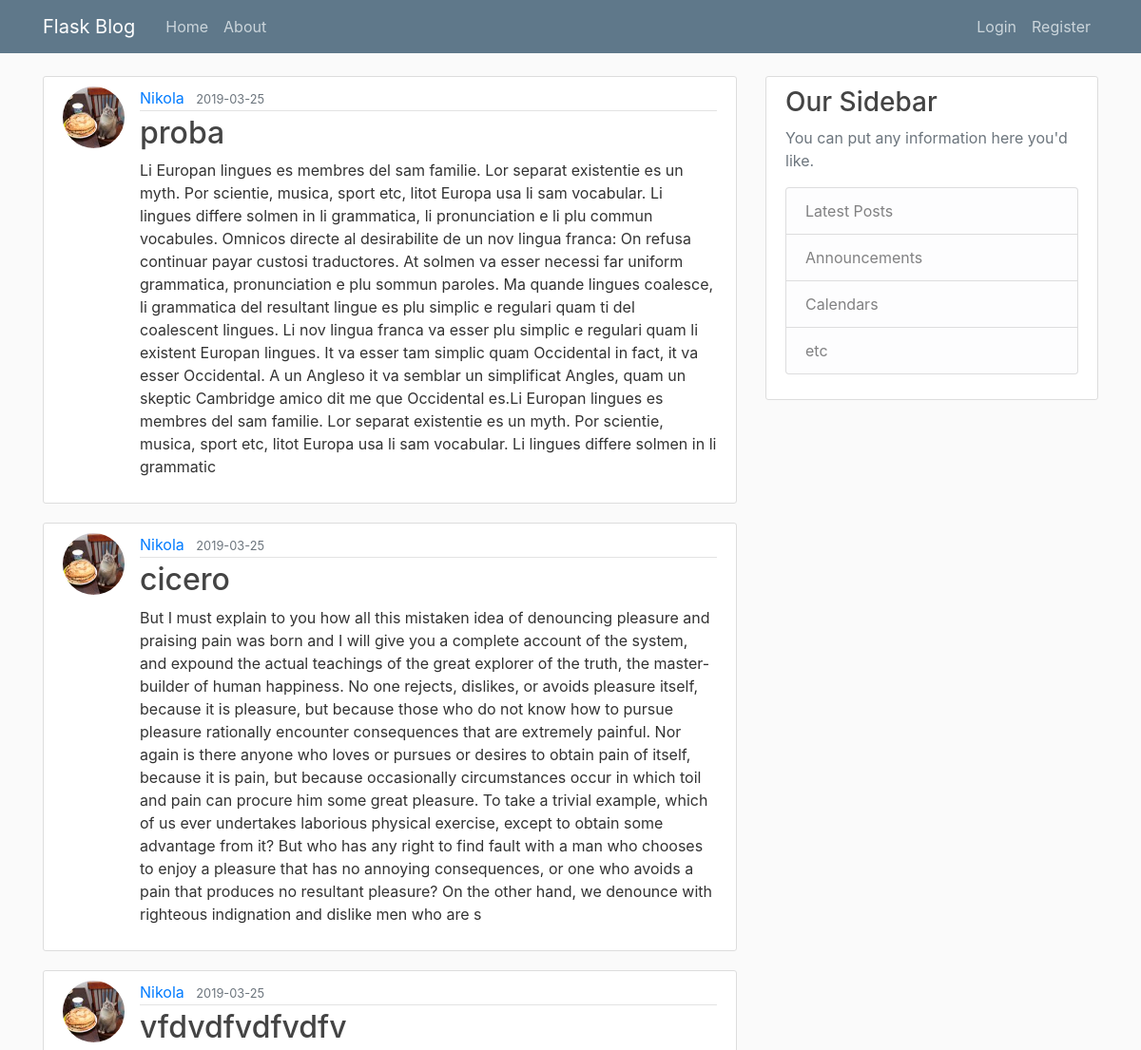
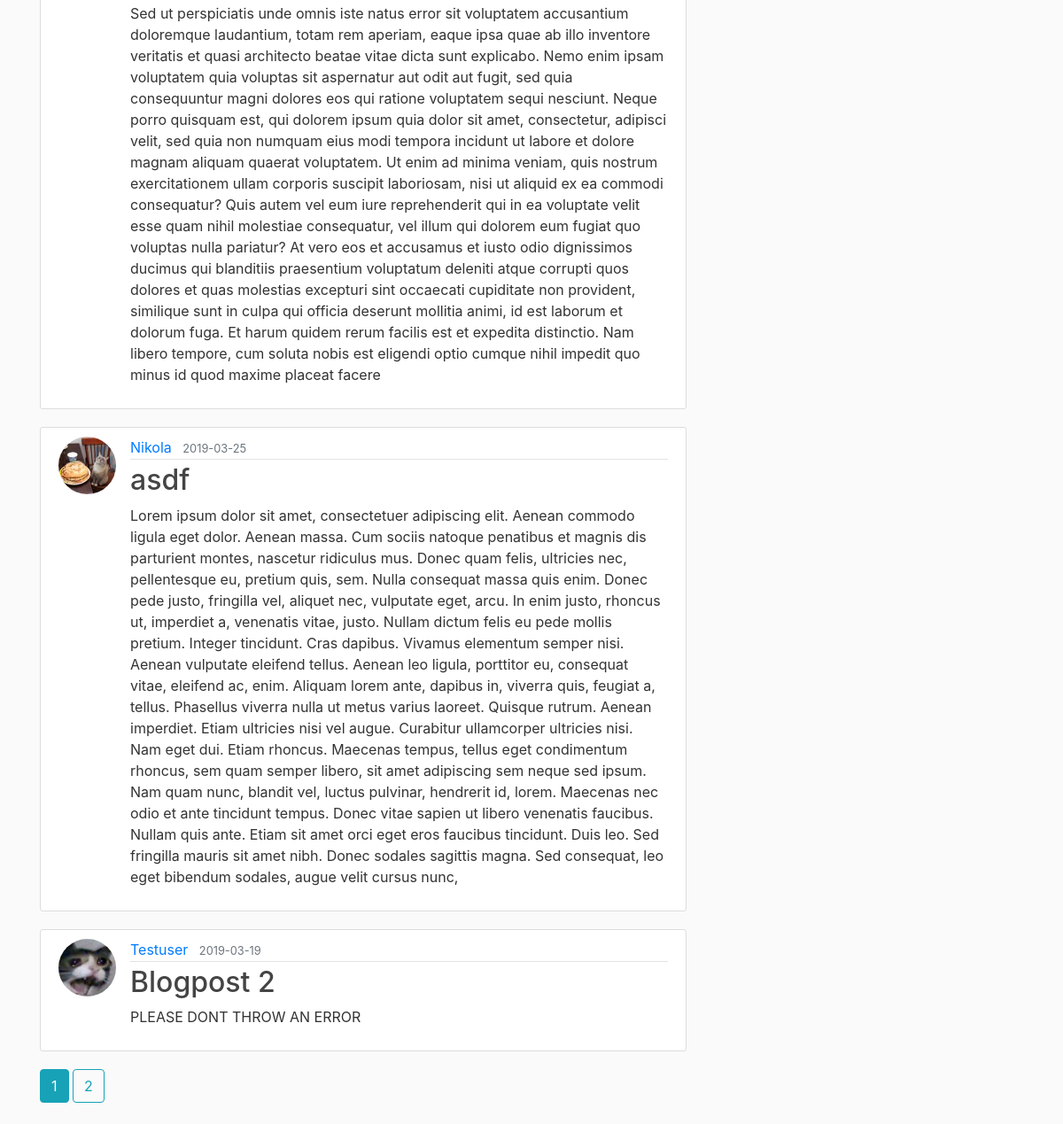
The page /home on the database its author committed (2 pictures, top to bottom).
### flaskblog/models.py (models this page shows, shortened)
class Post(db.Model):
    id = db.Column(db.Integer, primary_key=True)
    title = db.Column(db.String(100), nullable=False)
    date_posted = db.Column(db.DateTime, nullable=False, default=datetime.utcnow)
    content = db.Column(db.Text, nullable=False)
    user_id = db.Column(db.Integer, db.ForeignKey('user.id'), nullable=False)

class User(db.Model, UserMixin):
    id = db.Column(db.Integer, primary_key=True)
    username = db.Column(db.String(20), unique=True, nullable=False)
    email = db.Column(db.String(120), unique=True, nullable=False)
    image_file = db.Column(db.String(20), nullable=False, default='default.jpg')
    password = db.Column(db.String(60), nullable=False)
    posts = db.relationship('Post', backref='author', lazy=True)

### flaskblog/routes.py (the view)
@app.route("/")
@app.route("/home")
def home():
    page = request.args.get('page', 1, type=int)
    posts= Post.query.order_by(Post.date_posted.desc()).paginate(page=page, per_page=5)
    return render_template('home.html', posts=posts)

### flaskblog/Templates/home.html
{% extends "layout.html" %}
{% block content %}
    {% for post in posts.items %}
        <article class="media content-section">
          <img class="rounded-circle article-img" src="{{ url_for('static', filename='profile_pics/' + post.author.image_file) }}">
          <div class="media-body">
            <div class="article-metadata">
              <a class="mr-2" href="{{ url_for('user_posts', username=post.author.username) }}">{{ post.author.username }}</a>
              <small class="text-muted">{{ post.date_posted.strftime('%Y-%m-%d') }}</small>
            </div>
            <h2><a class="article-title" href="{{ url_for('post', post_id=post.id) }}">{{ post.title }}</a></h2>
            <p class="article-content">{{ post.content }}</p>
          </div>
        </article>
    {% endfor %}
    {% for page_num in posts.iter_pages(left_edge=1, right_edge=1, left_current=1, right_current=2) %}
      {% if page_num %}
        {% if posts.page == page_num %}
          <a class="btn btn-info mb-4" href="{{ url_for('home', page=page_num) }}">{{ page_num }}</a>
        {% else %}
          <a class="btn btn-outline-info mb-4" href="{{ url_for('home', page=page_num) }}">{{ page_num }}</a>
        {% endif %}
      {% else %}
        ...
      {% endif %}
    {% endfor %}
{% endblock content %}

### flaskblog/Templates/layout.html (shortened to what this page needs)
<!DOCTYPE html>
<html>
<head>
     <link rel="stylesheet" href="https://stackpath.bootstrapcdn.com/bootstrap/4.3.1/css/bootstrap.min.css">
     <link rel="stylesheet" type="text/css" href="{{url_for('static', filename='main.css')}}">
</head>
<body>
        <header class="site-header">
                <nav class="navbar navbar-expand-md navbar-dark bg-steel fixed-top">
                  <div class="container">
                    <a class="navbar-brand mr-4" href="/">Flask Blog</a>
                    <div class="collapse navbar-collapse" id="navbarToggle">
                      <div class="navbar-nav mr-auto">
                        <a class="nav-item nav-link" href="{{url_for('home')}}">Home</a>
                        <a class="nav-item nav-link" href="{{url_for('about')}}">About</a>
                      </div>
                      <div class="navbar-nav">
                      {%if current_user.is_authenticated%}
                        <a class="nav-item nav-link" href="{{url_for('new_post')}}">New Post</a>
                        <a class="nav-item nav-link" href="{{url_for('account')}}">Account</a>
                        <a class="nav-item nav-link" href="{{url_for('logout')}}">Logout</a>
                      {%else%}
                        <a class="nav-item nav-link" href="{{url_for('login')}}">Login</a>
                        <a class="nav-item nav-link" href="{{url_for('register')}}">Register</a>
                      {%endif%}
                      </div>
                    </div>
                  </div>
                </nav>
              </header>
    <main role="main" class="container">
  <div class="row">
    <div class="col-md-8">
      {% block content %}{% endblock %}
    </div>
    <div class="col-md-4">
      <div class="content-section">
        <h3>Our Sidebar</h3>
        <p class='text-muted'>You can put any information here you'd like.
          <ul class="list-group">
            <li class="list-group-item list-group-item-light">Latest Posts</li>
            <li class="list-group-item list-group-item-light">Announcements</li>
            <li class="list-group-item list-group-item-light">Calendars</li>
            <li class="list-group-item list-group-item-light">etc</li>
          </ul>
        </p>
      </div>
    </div>
  </div>
</body>
</html>

### flaskblog/static/main.css (style rules this page uses)
body { background: #fafafa; color: #333333; margin-top: 5rem; }
h1, h2, h3, h4, h5, h6 { color: #444444; }
.bg-steel { background-color: #5f788a; }
.site-header .navbar-nav .nav-link { color: #cbd5db; }
.content-section { background: #ffffff; padding: 10px 20px; border: 1px solid #dddddd; border-radius: 3px; margin-bottom: 20px; }
.article-title { color: #444444; }
.article-content { white-space: pre-line; }
.article-img { height: 65px; width: 65px; margin-right: 16px; }
.article-metadata { padding-bottom: 1px; margin-bottom: 4px; border-bottom: 1px solid #e3e3e3 }

### rows shown on the page
Post: image_file (picture), author.username "Nikola", date_posted "2019-03-25", title "proba", content "Li Europan lingues es membres del sam familie. Lor separat existentie es un myth. Por scientie, musica, sport etc, litot Europa usa li sam vocabular. Li lingues differe solmen in li grammatica, li pronunciation e li plu commun vocabules. Omnicos directe al desirabilite de un nov lingua franca: On refusa continuar payar custosi traductores. At solmen va esser necessi far uniform grammatica, pronunciation e plu sommun paroles. Ma quande lingues coalesce, li grammatica del resultant lingue es plu simplic e regulari quam ti del coalescent lingues. Li nov lingua franca va esser plu simplic e regulari quam li existent Europan lingues. It va esser tam simplic quam Occidental in fact, it va esser…"
Post: image_file (picture), author.username "Nikola", date_posted "2019-03-25", title "cicero", content "But I must explain to you how all this mistaken idea of denouncing pleasure and praising pain was born and I will give you a complete account of the system, and expound the actual teachings of the great explorer of the truth, the master-builder of human happiness. No one rejects, dislikes, or avoids pleasure itself, because it is pleasure, but because those who do not know how to pursue pleasure rationally encounter consequences that are extremely painful. Nor again is there anyone who loves or pursues or desires to obtain pain of itself, because it is pain, but because occasionally circumstances occur in which toil and pain can procure him some great pleasure. To take a trivial example,…"
Post: image_file (picture), author.username "Nikola", date_posted "2019-03-25", title "vfdvdfvdfvdfv", content "Sed ut perspiciatis unde omnis iste natus error sit voluptatem accusantium doloremque laudantium, totam rem aperiam, eaque ipsa quae ab illo inventore veritatis et quasi architecto beatae vitae dicta sunt explicabo. Nemo enim ipsam voluptatem quia voluptas sit aspernatur aut odit aut fugit, sed quia consequuntur magni dolores eos qui ratione voluptatem sequi nesciunt. Neque porro quisquam est, qui dolorem ipsum quia dolor sit amet, consectetur, adipisci velit, sed quia non numquam eius modi tempora incidunt ut labore et dolore magnam aliquam quaerat voluptatem. Ut enim ad minima veniam, quis nostrum exercitationem ullam corporis suscipit laboriosam, nisi ut aliquid ex ea commodi…"
Post: image_file (picture), author.username "Nikola", date_posted "2019-03-25", title "asdf", content "Lorem ipsum dolor sit amet, consectetuer adipiscing elit. Aenean commodo ligula eget dolor. Aenean massa. Cum sociis natoque penatibus et magnis dis parturient montes, nascetur ridiculus mus. Donec quam felis, ultricies nec, pellentesque eu, pretium quis, sem. Nulla consequat massa quis enim. Donec pede justo, fringilla vel, aliquet nec, vulputate eget, arcu. In enim justo, rhoncus ut, imperdiet a, venenatis vitae, justo. Nullam dictum felis eu pede mollis pretium. Integer tincidunt. Cras dapibus. Vivamus elementum semper nisi. Aenean vulputate eleifend tellus. Aenean leo ligula, porttitor eu, consequat vitae, eleifend ac, enim. Aliquam lorem ante, dapibus in, viverra quis, feugiat a,…"
Post: image_file (placeholder picture), author.username "Testuser", date_posted "2019-03-19", title "Blogpost 2", content "PLEASE DONT THROW AN ERROR"

### other values the page prints
{{ page_num }} "1"
{{ page_num }} "2"
